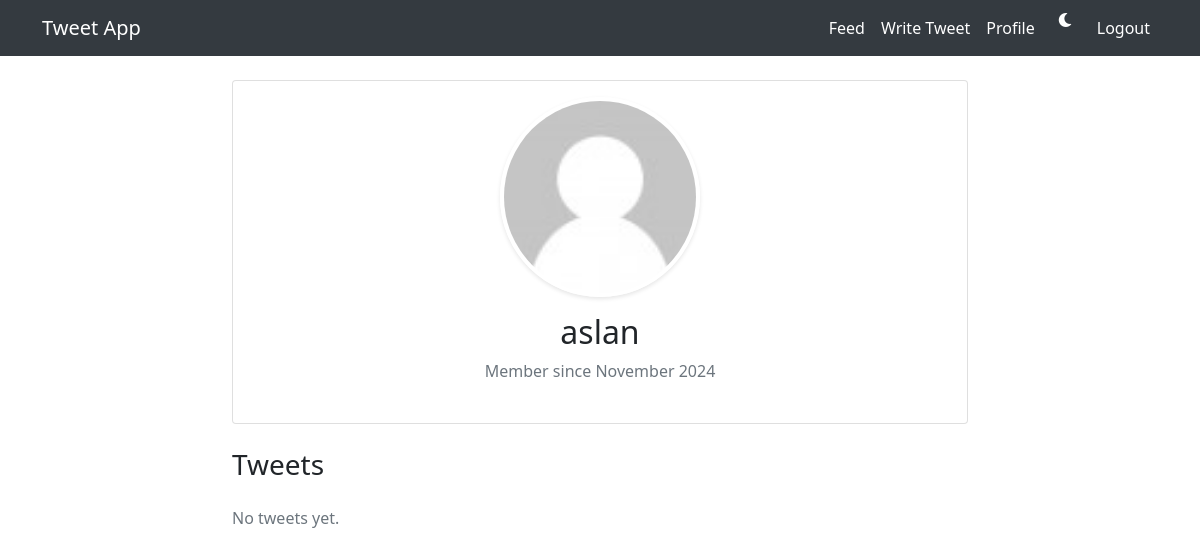
/profile/aslan (signed in), run on the app's committed database.
### app.py (models this page shows)
class User(UserMixin, db.Model):
    id = db.Column(db.Integer, primary_key=True)
    username = db.Column(db.String(80), unique=True, nullable=False)
    password_hash = db.Column(db.String(120), nullable=False)
    bio = db.Column(db.String(200))
    profile_picture = db.Column(db.String(200), default='default.jpg')
    created_at = db.Column(db.DateTime, default=datetime.utcnow)
    tweets = db.relationship('Tweet', backref='author', lazy=True)
    likes = db.relationship('Like', backref='user', lazy=True)

### app.py (the view)
@app.route('/profile')
@app.route('/profile/<username>')
@login_required
def profile(username=None):
    if username is None:
        user = current_user
    else:
        user = User.query.filter_by(username=username).first_or_404()
    user_tweets = Tweet.query.filter_by(user_id=user.id)\
        .order_by(Tweet.timestamp.desc()).all()
    return render_template('profile.html', user=user, tweets=user_tweets)

### app.py (called while the page is built)
@login_manager.user_loader
def load_user(user_id):
    return User.query.get(int(user_id))

### templates/profile.html (shortened to what this page needs)
{% extends "base.html" %}
{% block content %}
<div class="row">
    <div class="col-md-8 mx-auto">
        <div class="card mb-4">
            <div class="card-body">
                <div class="text-center mb-4">
                    <img src="{{ url_for('static', filename='profile_pics/' + user.profile_picture) }}"
                         class="rounded-circle profile-img mb-3"
                         alt="Profile Picture"
                         style="width: 200px; height: 200px; object-fit: cover;">
                    <h2>{{ user.username }}</h2>
                    <p class="text-muted">Member since {{ user.created_at.strftime('%B %Y') }}</p>
                </div>
            </div>
        </div>
        <h3 class="mb-4">Tweets</h3>
        {% if tweets %}
            {% for tweet in tweets %}
                <div class="card mb-3">
                    <div class="card-body">
                        <div class="d-flex justify-content-between">
                            <h6 class="card-subtitle mb-2 text-muted">
                                {{ tweet.author.username }}
                                {% if tweet.author == current_user %}
                                    <span class="badge bg-secondary">You</span>
                                {% endif %}
                            </h6>
                            <small class="text-muted">
                                {{ tweet.timestamp.strftime('%Y-%m-%d %H:%M:%S') }}
                            </small>
                        </div>
                        <p class="card-text">{{ tweet.content }}</p>
                        <div class="d-flex justify-content-between align-items-center">
                            <button class="btn btn-link text-decoration-none like-button {% if tweet.is_liked_by(current_user) %}liked{% endif %}"
                                    data-tweet-id="{{ tweet.id }}">
                                <i class="fas fa-heart"></i>
                                <span class="like-count">{{ tweet.likes|length }}</span>
                            </button>
                        </div>
                    </div>
                </div>
            {% endfor %}
        {% else %}
            <p class="text-muted">No tweets yet.</p>
        {% endif %}
    </div>
</div>
{% endblock %}

### static/css/style.css (style rules this page uses)
:root { --bg-color: #ffffff; --text-color: #212529; --card-bg: #ffffff; --border-color: rgba(0,0,0,.125); --nav-bg: #343a40; --nav-text: #ffffff; }
body { background-color: var(--bg-color); color: var(--text-color); transition: background-color 0.3s ease, color 0.3s ease; }
.card { background-color: var(--card-bg); border-color: var(--border-color); }
.profile-img { border: 4px solid #fff; box-shadow: 0 2px 4px rgba(0, 0, 0, 0.1); transition: transform 0.2s ease; }

### data on the page
User: profile_picture (placeholder picture), username "aslan", created_at "November 2024"
